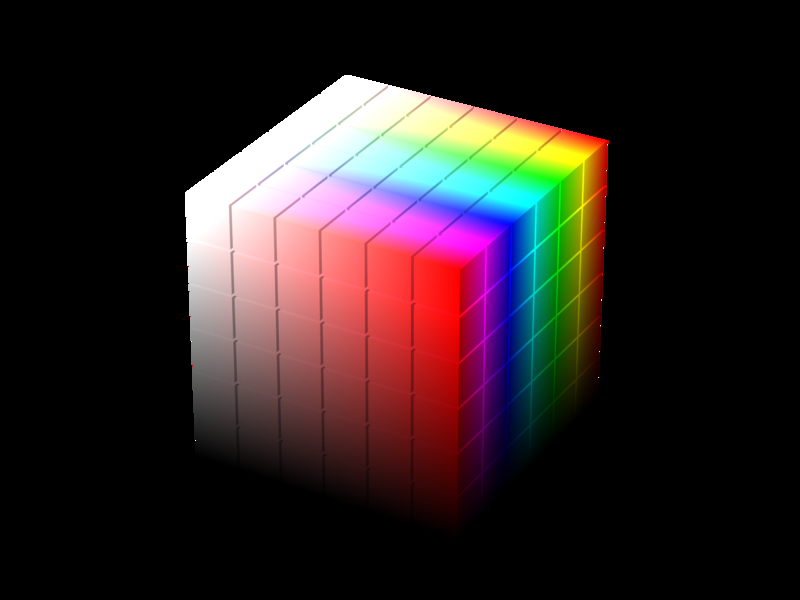
#> input picture HSV_color_solid_cube.png, 800 x 600 px
$ python snippet.py
#> lines starting #> are read from the running program, lines starting #| are printed output that depends on the picture; after the words box and inside, x2 and y2 are one past the last pixel; in counts of white or black regions, pixels touching at a corner belong together
# %%
import cv2
import numpy as np
# %%
# Carga la imagen local
image_path = 'HSV_color_solid_cube.png'  # Reemplaza con la ruta de tu imagen
image = cv2.imread(image_path)
#> image is the input picture: shape (600, 800, 3); mean B, G, R 35.1, 34.3, 45.9
# %%
# Convierte la imagen a HSV
hsv_image = cv2.cvtColor(image, cv2.COLOR_BGR2HSV)
#> hsv_image: shape (600, 800, 3); mean H, S, V 16.3, 48.5, 54.5

# Aplica el filtro HSV
mask = cv2.inRange(hsv_image, lower_hsv:=np.array([0,0,0]), upper_hsv:=np.array([55,255,255]))
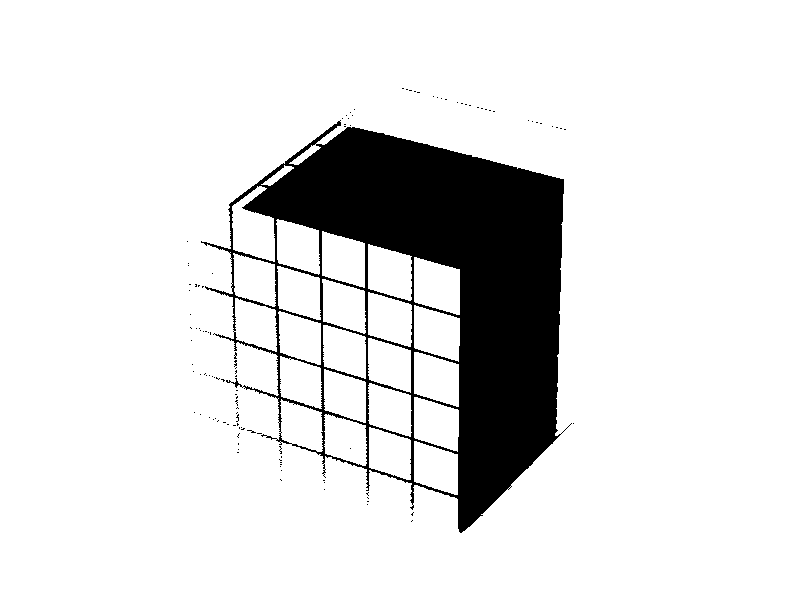
#> mask: shape (600, 800); 88% white; 115 black regions (114 under 20 px), largest, box (x1, y1, x2, y2) and area: (201, 120, 572, 533) 57443
result = cv2.bitwise_and(image, image, mask=mask)
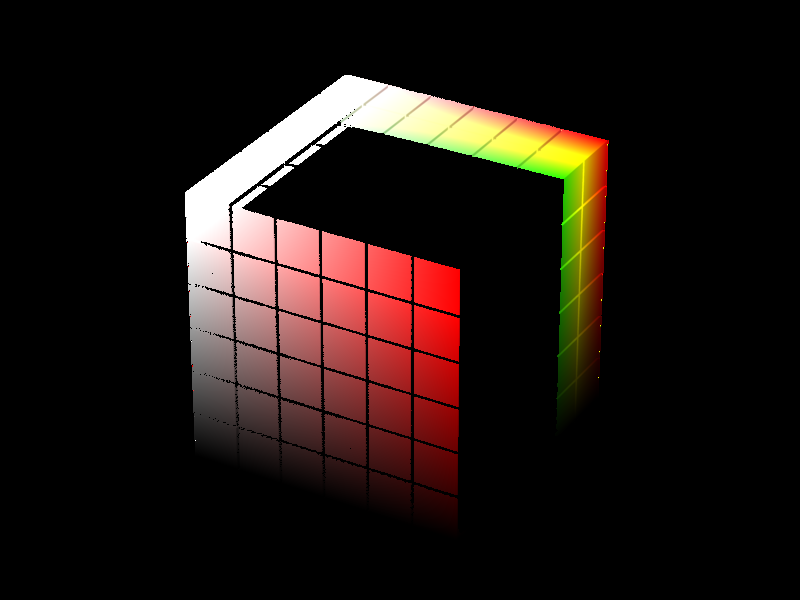
#> result: shape (600, 800, 3); mean B, G, R 17.7, 21.7, 32.4

result_rgb = cv2.cvtColor(result, cv2.COLOR_HSV2BGR)
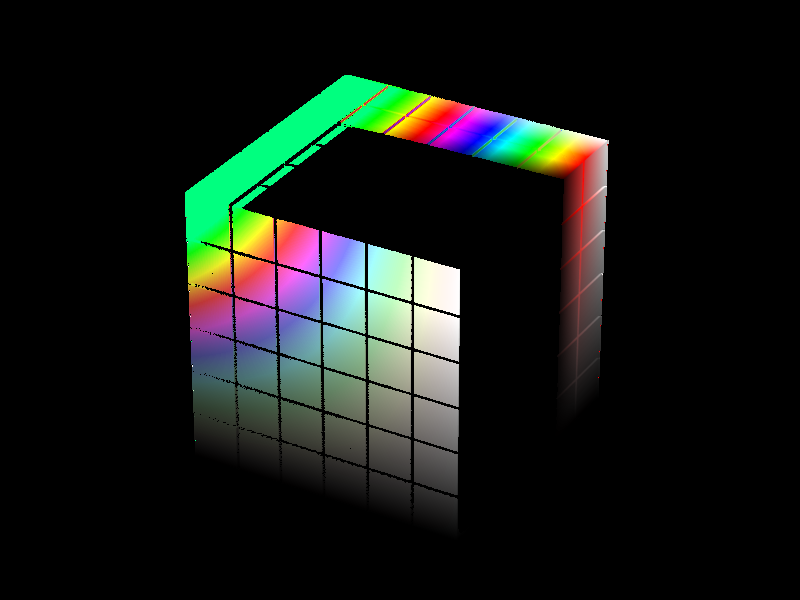
#> result_rgb: shape (600, 800, 3); mean B, G, R 22, 26.1, 21.4

cv2.imwrite("out.png",result)
